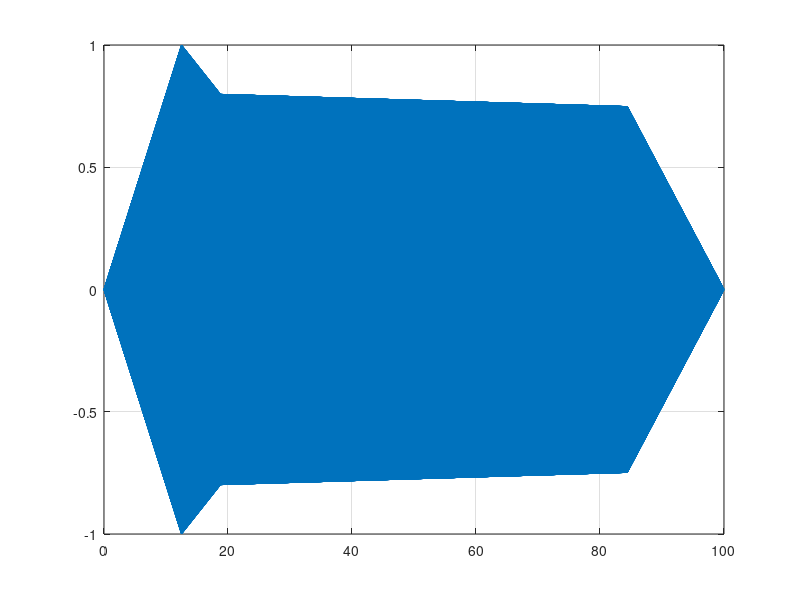

Write MATLAB code to recreate this figure. (Note: this script raises an error after producing the figure.)
%% Matt Bachmeier
% ECE 203
% Lab 4 Part 2: Synthesis of Sinusoidal Signals -- Music Synthesis
% 2/24/2017

%% Section 4.3.1 (Timing)

close all
clear all
load bach_fugue.mat;
bpm = 80;
beats_per_second = bpm/60;
seconds_per_beat = 1/beats_per_second;
seconds_per_pulse = seconds_per_beat/4;

fs = 11025;
% This sampling frequency is high enought because even the third
% harmonic will not get aliased because fs > 2*fmax

%% Section 4.4 (ADSR and Envelope)

% arbitrary numbers chosen to create the plot of the envelope being used
fs = 11025;
dur = 100;
tt = 0:1/fs:dur;
wave = real(exp(j*2*pi*510*tt)); % random wave
length_of_tone = length(wave);

% approximations on what the evelope should look like based off of the
% picture
attack = linspace(0,1,length_of_tone*4/32);
delay = linspace(1,.8,length_of_tone*2/32);
sustain = linspace(.8,.75,length_of_tone*21/32);
release = linspace(.75,0,length_of_tone*5/32);

envelope = [attack,delay,sustain,release];

difference = length_of_tone - length(envelope);
envelope = [envelope, zeros(1,difference)];
envelope = envelope.*wave;

plot(tt, envelope), grid on

%% Section 4.5

theVoices(1)
theVoices(2)
theVoices(3)

% The data in the voices holds the key number that is being played at a
% certain pulse in the song and how many pulses that note is held

tot_samp = 0;

% loop through the three voices
for k = 1:length(theVoices)
    
    % loop through the notes
    for p = 1:length(theVoices(k).durations)
        
        % find the max number of samples from the voices
        tot_samp = max(tot_samp, (sum(theVoices(k).durations(p) + theVoices(k).startPulses(p))*seconds_per_pulse*fs));
    end
end

% determine the total number of samples to create an array of the correct
% size
tot_samp = ceil(tot_samp);

% the following builds the voices and puts them together 
% BuildVoice and BuildMusic
xx = zeros(1,tot_samp);
xx1 = zeros(1, 150000);
xx2 = zeros(1, 150000);
xx3 = zeros(1, 150000);

for i = 1:length(theVoices(1).durations)
        
        keynumx = theVoices(1).noteNumbers(i);
        startpulsex = round(theVoices(1).startPulses(i)*seconds_per_pulse*fs);
        durationx = theVoices(1).durations(i)*seconds_per_pulse;
        
        xxp = key2noteModified(1,keynumx,durationx,fs);
        tt = 0:(1/fs):durationx;
        
        stopx = startpulsex + length(xxp) - 1;
        xx1(startpulsex:stopx) = xxp + xx1(startpulsex:stopx);
        
end
    
    % plots each voices wave form
    plot(xx1)
    title(['Wave form of voice ' num2str(q)]);
    xlabel('Time')
    ylabel('Amplitude')
    
    %plots each voices spectrogram
    specgram(xx1)
    title(['Spectrogram of voice ' num2str(q)]);
    xlabel('Time')
    ylabel('Frequency')
    
for i = 1:length(theVoices(2).durations)
        
    keynumx = theVoices(2).noteNumbers(i);
    startpulsex = round(theVoices(2).startPulses(i)*seconds_per_pulse*fs);
    durationx = theVoices(2).durations(i)*seconds_per_pulse;
        
    xxp = key2noteModified(1,keynumx,durationx,fs);
    tt = 0:(1/fs):durationx;
        
    stopx = startpulsex + length(xxp) - 1;
    xx2(startpulsex:stopx) = xxp + xx2(startpulsex:stopx);
        
end
    
    % plots each voices wave form
    plot(xx2)
    title(['Wave form of voice ' num2str(q)]);
    xlabel('Time')
    ylabel('Amplitude')
    
    %plots each voices spectrogram
    specgram(xx2)
    title(['Spectrogram of voice ' num2str(q)]);
    xlabel('Time')
    ylabel('Frequency')
    
for i = 1:length(theVoices(3).durations)
        
    keynumx = theVoices(3).noteNumbers(i);
    startpulsex = round(theVoices(3).startPulses(i)*seconds_per_pulse*fs);
    durationx = theVoices(3).durations(i)*seconds_per_pulse;
        
    xxp = key2noteModified(1,keynumx,durationx,fs);
    tt = 0:(1/fs):durationx;
        
    stopx = startpulsex + length(xxp) - 1;
    xx3(startpulsex:stopx) = xxp + xx3(startpulsex:stopx);
        
end
    
    % plots each voices wave form
    plot(xx3)
    title(['Wave form of voice ' num2str(q)]);
    xlabel('Time')
    ylabel('Amplitude')
    
    %plots each voices spectrogram
    specgram(xx3)
    title(['Spectrogram of voice ' num2str(q)]);
    xlabel('Time')
    ylabel('Frequency')

    
xx = xx1 + xx2 +xx3;
    
%for q = 1:length(theVoices)
    
 %   for i = 1:length(theVoices(q).durations)
        
  %      keynumx = theVoices(q).noteNumbers(i);
   %     startpulsex = round(theVoices(q).startPulses(i)*seconds_per_pulse*fs);
    %    durationx = theVoices(q).durations(i)*seconds_per_pulse;
        
     %   xxp = key2noteModified(1,keynumx,durationx,fs);
      %  tt = 0:(1/fs):durationx;
        
       % stopx = startpulsex + length(xxp) - 1;
        %xx(startpulsex:stopx) = xxp + xx(startpulsex:stopx);
        
    %end
    
    % plots each voices wave form
    %plot(xx)
    %title(['Wave form of voice ' num2str(q)]);
    %xlabel('Time')
    %ylabel('Amplitude')
    
    %plots each voices spectrogram
    %specgram(xx)
    %title(['Spectrogram of voice ' num2str(q)]);
    %xlabel('Time')
    %ylabel('Frequency')
    
%end

% the key2note used to construct the voices and music together. Very
% similar to what was put in section 4.4

%function xx = key2noteModified(X, keynum, dur,fs)
% KEY2NOTE Produce a sinusoidal waveform corresponding to a
%       given piano key number
%
%  usage: xx = key2note (X, keynum, dur)
%
%      xx = the output sinusoidal waveform
%       X = complex amplitude for the sinusoid, X = A*exp(j*phi).
%  keynum = the piano keyboard number of the desired note
%     dur = the duration (in seconds) of the output note
%

%if nargin < 4
%    fs = 11025;
%end
%tt = 0:(1/fs):dur;
%freq = 440*2^((keynum-49)/12);
%no_envelope = real(X*exp(j*2*pi*freq*tt) + 0.75*X*exp(j*2*pi*2*freq*tt) + 0.5*X*exp(j*2*pi*3*freq*tt) + 0.25*X*exp(j*2*pi*4*freq*tt));
%length_of_tone = length(no_envelope);
%attack = linspace(0,1,length_of_tone*4/32);
%delay = linspace(1,.8,length_of_tone*2/32);
%sustain = linspace(.8,.75,length_of_tone*21/32);
%release = linspace(.75,0,length_of_tone*5/32);

%envelope = [attack,delay,sustain,release];

%difference = length_of_tone - length(envelope);
%envelope = [envelope, zeros(1,difference)];
%xx = envelope.*no_envelope;

% Plays the music in matlab after it scales it to between 1 and -1
soundsc(xx,fs);
        
        
        